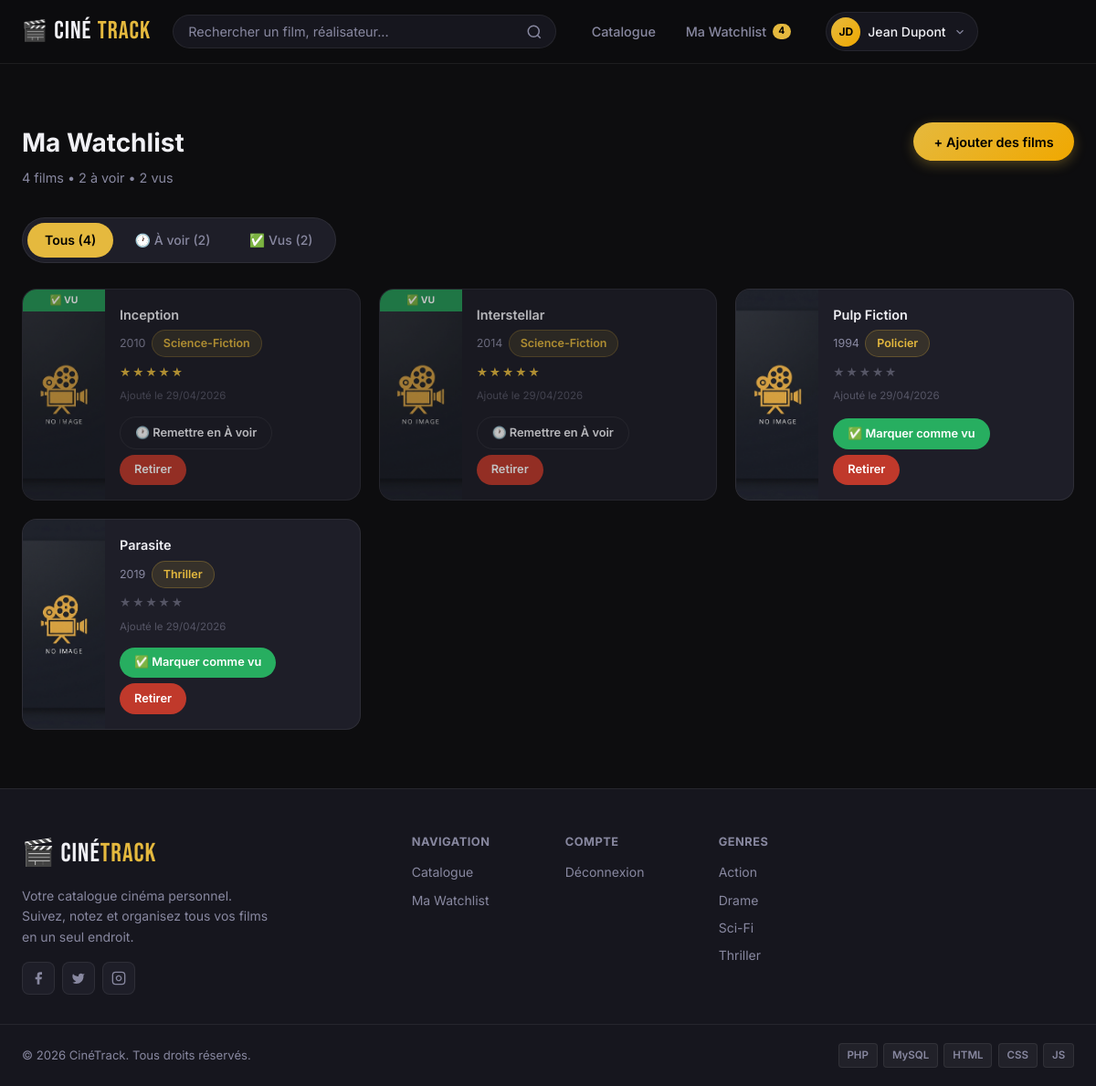
Screenshot of /controllers/WishlistController.php?action=index (signed in) with the database file from the repository.
### tables this page shows
CREATE TABLE IF NOT EXISTS wishlist (
    id INT AUTO_INCREMENT PRIMARY KEY,
    utilisateur_id INT NOT NULL,
    film_id INT NOT NULL,
    statut ENUM('a_voir', 'vu') DEFAULT 'a_voir',
    note TINYINT DEFAULT NULL CHECK (note BETWEEN 1 AND 5),
    date_ajout TIMESTAMP DEFAULT CURRENT_TIMESTAMP,
    FOREIGN KEY (utilisateur_id) REFERENCES utilisateurs(id) ON DELETE CASCADE,
    FOREIGN KEY (film_id) REFERENCES films(id) ON DELETE CASCADE,
    UNIQUE KEY unique_watchlist (utilisateur_id, film_id)
);

CREATE TABLE IF NOT EXISTS films (
    id INT AUTO_INCREMENT PRIMARY KEY,
    titre VARCHAR(255) NOT NULL,
    genre VARCHAR(100) NOT NULL,
    synopsis TEXT,
    realisateur VARCHAR(150),
    annee INT,
    image VARCHAR(255) DEFAULT 'default.jpg',
    created_at TIMESTAMP DEFAULT CURRENT_TIMESTAMP
);

### config/database.php (called while the page is built, shortened)
<?php
class Database {
    private static ?PDO $instance = null;
    public static function getConnection(): PDO {
        if (self::$instance === null) {
            $dsn = "mysql:host=" . DB_HOST . ";dbname=" . DB_NAME . ";charset=" . DB_CHARSET;
            $options = [
                PDO::ATTR_ERRMODE            => PDO::ERRMODE_EXCEPTION,
                PDO::ATTR_DEFAULT_FETCH_MODE => PDO::FETCH_ASSOC,
                PDO::ATTR_EMULATE_PREPARES   => false,
            ];
            try {
                self::$instance = new PDO($dsn, DB_USER, DB_PASS, $options);
            } catch (PDOException $e) {
                die("<div style='color:red;font-family:sans-serif;padding:20px;'>
                    <h3>Erreur de connexion à la base de données</h3>
                    <p>" . $e->getMessage() . "</p>
                    <p>Vérifiez vos paramètres dans config/database.php</p>
                </div>");
            }
        }
        return self::$instance;
    }
}

### models/Wishlist.php (called while the page is built, shortened)
<?php
require_once __DIR__ . '/../config/database.php';
class Wishlist {
    private PDO $db;
    public function __construct() {
        $this->db = Database::getConnection();
    }
    public function getByUser(int $userId, string $statut = ''): array {
        $sql = "SELECT w.*, f.titre, f.genre, f.annee, f.image, f.realisateur,
                    COALESCE(AVG(a.note), 0) AS note_moyenne
                FROM wishlist w
                JOIN films f ON f.id = w.film_id
                LEFT JOIN avis a ON a.film_id = f.id
                WHERE w.utilisateur_id = :uid";
        $params = [':uid' => $userId];
        $sql .= " GROUP BY w.id, f.id ORDER BY w.date_ajout DESC";
        $stmt = $this->db->prepare($sql);
        $stmt->execute($params);
        return $stmt->fetchAll();
    }
}

### views/watchlist/index.php (the view, shortened to what this page needs)
<?php
include __DIR__ . '/../layouts/header.php';
$statut = $_GET['statut'] ?? '';
$aVoir  = array_filter($films, fn($f) => $f['statut'] === 'a_voir');
$vus    = array_filter($films, fn($f) => $f['statut'] === 'vu');
?>
<section class="section">
    <div class="container">
        <div class="section__header">
            <div>
                <h1 class="section__title">Ma Watchlist</h1>
                <p class="section__subtitle">
                    <?= count($films) ?> film<?= count($films) > 1 ? 's' : '' ?> •
                    <?= count($aVoir) ?> à voir •
                    <?= count($vus) ?> vu<?= count($vus) > 1 ? 's' : '' ?>
                </p>
            </div>
            <a href="<?= BASE_URL ?>/controllers/FilmController.php?action=index" class="btn btn-gold">
                + Ajouter des films
            </a>
        </div>
        <div class="tabs" role="tablist">
            <a href="<?= BASE_URL ?>/controllers/WishlistController.php?action=index"
               class="tab <?= $statut === '' ? 'tab--active' : '' ?>"
               role="tab">
                Tous (<?= count($films) ?>)
            </a>
            <a href="<?= BASE_URL ?>/controllers/WishlistController.php?action=index&statut=a_voir"
               class="tab <?= $statut === 'a_voir' ? 'tab--active' : '' ?>"
               role="tab">
                🕐 À voir (<?= count($aVoir) ?>)
            </a>
            <a href="<?= BASE_URL ?>/controllers/WishlistController.php?action=index&statut=vu"
               class="tab <?= $statut === 'vu' ? 'tab--active' : '' ?>"
               role="tab">
                ✅ Vus (<?= count($vus) ?>)
            </a>
        </div>
        <?php if (empty($films)): ?>
            <div class="empty-state">
                <div class="empty-state__icon">📋</div>
                <h3>Votre watchlist est vide</h3>
                <p>Parcourez le catalogue et ajoutez des films à follow !</p>
                <a href="<?= BASE_URL ?>/controllers/FilmController.php?action=index" class="btn btn-gold">
                    Découvrir des films
                </a>
            </div>
        <?php else: ?>
            <div class="watchlist-grid">
                <?php foreach ($films as $film): ?>
                    <div class="watchlist-card <?= $film['statut'] === 'vu' ? 'watchlist-card--vu' : '' ?>">
                        <a href="<?= BASE_URL ?>/controllers/FilmController.php?action=detail&id=<?= $film['film_id'] ?>" class="watchlist-card__poster-wrap">
                            <img
                                src="<?= BASE_URL ?>/assets/img/<?= htmlspecialchars($film['image']) ?>"
                                alt="<?= htmlspecialchars($film['titre']) ?>"
                                onerror="this.src='<?= BASE_URL ?>/assets/img/default.jpg'"
                                loading="lazy"
                            >
                            <?php if ($film['statut'] === 'vu'): ?>
                                <div class="watchlist-card__vu-badge">✅ VU</div>
                            <?php endif; ?>
                        </a>
                        <div class="watchlist-card__body">
                            <a href="<?= BASE_URL ?>/controllers/FilmController.php?action=detail&id=<?= $film['film_id'] ?>" class="watchlist-card__title">
                                <?= htmlspecialchars($film['titre']) ?>
                            </a>
                            <div class="watchlist-card__meta">
                                <span><?= $film['annee'] ?></span>
                                <span class="badge badge-genre"><?= htmlspecialchars($film['genre']) ?></span>
                            </div>
                            <div class="stars-row stars-row--sm">
                                <?php $n = round($film['note_moyenne']); for ($i = 1; $i <= 5; $i++): ?>
                                    <span class="star <?= $i <= $n ? 'star--filled' : '' ?>">★</span>
                                <?php endfor; ?>
                            </div>
                            <div class="watchlist-card__date">
                                Ajouté le <?= date('d/m/Y', strtotime($film['date_ajout'])) ?>
                            </div>
                            <div class="watchlist-card__actions">
                                <?php if ($film['statut'] === 'a_voir'): ?>
                                    <a href="<?= BASE_URL ?>/controllers/WishlistController.php?action=updateStatut&film_id=<?= $film['film_id'] ?>&statut=vu"
                                       class="btn btn-success btn-sm">
                                        ✅ Marquer comme vu
                                    </a>
                                <?php else: ?>
                                    <a href="<?= BASE_URL ?>/controllers/WishlistController.php?action=updateStatut&film_id=<?= $film['film_id'] ?>&statut=a_voir"
                                       class="btn btn-outline btn-sm">
                                        🕐 Remettre en À voir
                                    </a>
                                <?php endif; ?>
                                <a href="<?= BASE_URL ?>/controllers/WishlistController.php?action=remove&film_id=<?= $film['film_id'] ?>"
                                   class="btn btn-danger btn-sm"
                                   onclick="return confirm('Retirer ce film ?')">
                                    Retirer
                                </a>
                            </div>
                        </div>
                    </div>
                <?php endforeach; ?>
            </div>
        <?php endif; ?>
    </div>
</section>
<?php include __DIR__ . '/../layouts/footer.php'; ?>

### assets/css/style.css (style rules this page uses)
*, *::before, *::after { box-sizing: border-box; margin: 0; padding: 0; }
:root { --bg: #0D0D0F; --surface: #16161E; --card: #1E1E28; --card-hover: #252532; --border: rgba(255, 255, 255, 0.07); --or: #E5B93E; --or-dark: #c9a02e; --or-glow: rgba(229, 185, 62, 0.25); --rouge: #C0392B; --rouge-dark: #a93022; --success: #27AE60; --success-dark: #1e8449; --text: #F0F0F5; --text-muted: #8888A0; --text-faint: #555565; --navbar-h: 70px; --radius: 12px; --radius-sm: 8px; --radius-lg: 16px; --shadow: 0 4px 24px rgba(0,0,0,0.4); --shadow-lg: 0 8px 48px rgba(0,0,0,0.6); --transition: 0.25s ease; --font: 'Inter', system-ui, sans-serif; }
html { scroll-behavior: smooth; }
body { font-family: var(--font); background-color: var(--bg); color: var(--text); line-height: 1.6; min-height: 100vh; display: flex; flex-direction: column; }
a { text-decoration: none; color: inherit; }
img { max-width: 100%; display: block; }
.container { max-width: 1280px; margin: 0 auto; padding: 0 1.5rem; }
.section { padding: 4rem 0; }
.section__header { display: flex; align-items: flex-start; justify-content: space-between; gap: 1rem; margin-bottom: 2rem; flex-wrap: wrap; }
.section__title { font-size: 1.75rem; font-weight: 700; margin-bottom: 0.25rem; }
.section__subtitle { color: var(--text-muted); font-size: 0.9rem; }
.btn { display: inline-flex; align-items: center; gap: 0.4rem; padding: 0.6rem 1.4rem; border-radius: 50px; font-size: 0.9rem; font-weight: 600; font-family: var(--font); border: none; cursor: pointer; transition: all var(--transition); white-space: nowrap; text-decoration: none; }
.btn-gold { background: linear-gradient(135deg, var(--or), #f0a800); color: #000; box-shadow: 0 4px 14px rgba(229,185,62,0.3); }
.btn-outline { background: transparent; color: var(--text); border: 1px solid var(--border); }
.btn-danger { background: var(--rouge); color: #fff; }
.btn-success { background: var(--success); color: #fff; }
.btn-sm { padding: 0.4rem 1rem; font-size: 0.8rem; }
.star { color: var(--text-faint); font-size: 1rem; }
.star--filled { color: var(--or); }
.stars-row { display: flex; align-items: center; gap: 2px; }
.stars-row--sm .star { font-size: 0.85rem; }
.badge { display: inline-flex; align-items: center; gap: 0.3rem; padding: 0.25rem 0.75rem; border-radius: 50px; font-size: 0.78rem; font-weight: 600; }
.badge-genre { background: rgba(229,185,62,0.12); color: var(--or); border: 1px solid rgba(229,185,62,0.25); }
.tabs { display: flex; gap: 0.25rem; margin-bottom: 1.75rem; padding: 0.3rem; background: var(--card); border-radius: 50px; border: 1px solid var(--border); width: fit-content; }
.tab { padding: 0.5rem 1.2rem; border-radius: 50px; font-size: 0.875rem; font-weight: 500; color: var(--text-muted); transition: all var(--transition); }
.tab--active { background: var(--or); color: #000; font-weight: 600; }
.watchlist-grid { display: grid; grid-template-columns: repeat(auto-fill, minmax(280px, 1fr)); gap: 1.25rem; }
.watchlist-card { background: var(--card); border: 1px solid var(--border); border-radius: var(--radius-lg); overflow: hidden; display: flex; gap: 0; flex-direction: row; transition: border-color var(--transition), transform var(--transition); }
.watchlist-card--vu { opacity: 0.75; }
.watchlist-card__poster-wrap { flex-shrink: 0; width: 90px; position: relative; overflow: hidden; }
.watchlist-card__poster-wrap img { width: 100%; height: 100%; object-fit: cover; transition: transform var(--transition); }
.watchlist-card__vu-badge { position: absolute; top: 0; left: 0; right: 0; background: rgba(39,174,96,0.85); text-align: center; font-size: 0.65rem; font-weight: 700; padding: 0.25rem; color: #fff; }
.watchlist-card__body { flex: 1; padding: 1rem; display: flex; flex-direction: column; gap: 0.35rem; min-width: 0; }
.watchlist-card__title { font-weight: 600; font-size: 0.9rem; white-space: nowrap; overflow: hidden; text-overflow: ellipsis; color: var(--text); }
.watchlist-card__meta { display: flex; align-items: center; gap: 0.4rem; font-size: 0.78rem; color: var(--text-muted); flex-wrap: wrap; }
.watchlist-card__date { font-size: 0.72rem; color: var(--text-faint); }
.watchlist-card__actions { display: flex; gap: 0.4rem; flex-wrap: wrap; margin-top: auto; padding-top: 0.5rem; }

### rows the page displays
wishlist: film.image (placeholder picture), statut "✅ VU", film.titre "Inception", film.annee "2010", film.genre "Science-Fiction", date_ajout "29/04/2026"
wishlist: film.image (placeholder picture), statut "✅ VU", film.titre "Interstellar", film.annee "2014", film.genre "Science-Fiction", date_ajout "29/04/2026"
wishlist: film.image (placeholder picture), film.titre "Pulp Fiction", film.annee "1994", film.genre "Policier", date_ajout "29/04/2026"
wishlist: film.image (placeholder picture), film.titre "Parasite", film.annee "2019", film.genre "Thriller", date_ajout "29/04/2026"

### other values shown
$watchlistCount "4"
$initiales "JD"
$_SESSION['user_nom'] "Jean Dupont"
count($films) "4"
count($aVoir) "2"
count($vus) "2"
